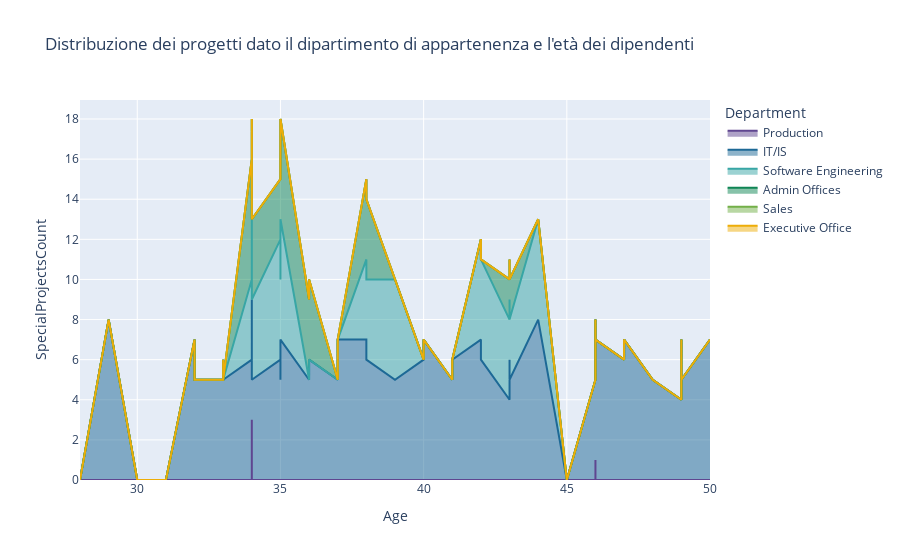

Here is the notebook cell this chart was saved with:
### Markdown cell above
Al fine di potenziare la visualizzazione e rendere più distinguibili le aree più piccole, si è deciso di implementare una versione interattiva del medesimo grafico.

### Code cell
fig = px.area(df, x="Age", y="SpecialProjectsCount", color="Department", title="Distribuzione dei progetti dato il dipartimento di appartenenza e l'età dei dipendenti",color_discrete_sequence=px.colors.qualitative.Prism)
fig.show()

### Figure 1 — Plotly figure (JSON) as saved in the notebook; plotly's stock layout.template omitted (floating-point values rounded to 4 significant figures; data arrays with more than 128 entries replaced by an {"elided": "..."} marker saying what was removed)
{"data": [{"fillpattern": {"shape": ""}, "hovertemplate": "Department=Production       <br>Age=%{x}<br>SpecialProjectsCount=%{y}<extra></extra>", "legendgroup": "Production       ", "line": {"color": "rgb(95, 70, 144)"}, "marker": {"symbol": "circle"}, "mode": "lines", "name": "Production       ", "orientation": "v", "showlegend": true, "stackgroup": "1", "type": "scatter", "x": {"elided": "209 int values"}, "xaxis": "x", "y": {"elided": "209 int values"}, "yaxis": "y"}, {"fillpattern": {"shape": ""}, "hovertemplate": "Department=IT/IS<br>Age=%{x}<br>SpecialProjectsCount=%{y}<extra></extra>", "legendgroup": "IT/IS", "line": {"color": "rgb(29, 105, 150)"}, "marker": {"symbol": "circle"}, "mode": "lines", "name": "IT/IS", "orientation": "v", "showlegend": true, "stackgroup": "1", "type": "scatter", "x": [47, 34, 33, 36, 42, 35, 50, 36, 35, 43, 29, 38, 33, 48, 34, 41, 46, 49, 32, 41, 32, 38, 35, 36, 34, 33, 35, 43, 47, 37, 37, 42, 40, 49, 49, 49, 41, 34, 41, 47, 49, 39, 34, 34, 46, 35, 40, 44, 42, 43], "xaxis": "x", "y": [6, 6, 5, 5, 7, 6, 7, 6, 6, 4, 8, 7, 6, 5, 6, 5, 5, 4, 7, 5, 5, 6, 5, 6, 7, 5, 6, 6, 6, 5, 7, 6, 6, 7, 5, 7, 6, 5, 6, 7, 5, 5, 6, 5, 7, 7, 7, 8, 6, 5], "yaxis": "y"}, {"fillpattern": {"shape": ""}, "hovertemplate": "Department=Software Engineering<br>Age=%{x}<br>SpecialProjectsCount=%{y}<extra></extra>", "legendgroup": "Software Engineering", "line": {"color": "rgb(56, 166, 165)"}, "marker": {"symbol": "circle"}, "mode": "lines", "name": "Software Engineering", "orientation": "v", "showlegend": true, "stackgroup": "1", "type": "scatter", "x": [43, 44, 35, 42, 35, 34, 43, 37, 35, 39, 38], "xaxis": "x", "y": [4, 5, 6, 5, 4, 4, 3, 0, 6, 5, 4], "yaxis": "y"}, {"fillpattern": {"shape": ""}, "hovertemplate": "Department=Admin Offices<br>Age=%{x}<br>SpecialProjectsCount=%{y}<extra></extra>", "legendgroup": "Admin Offices", "line": {"color": "rgb(15, 133, 84)"}, "marker": {"symbol": "circle"}, "mode": "lines", "name": "Admin Offices", "orientation": "v", "showlegend": true, "stackgroup": "1", "type": "scatter", "x": [35, 34, 43, 36, 38, 37, 34, 34, 35], "xaxis": "x", "y": [3, 6, 2, 4, 4, 0, 5, 4, 5], "yaxis": "y"}, {"fillpattern": {"shape": ""}, "hovertemplate": "Department=Sales<br>Age=%{x}<br>SpecialProjectsCount=%{y}<extra></extra>", "legendgroup": "Sales", "line": {"color": "rgb(115, 175, 72)"}, "marker": {"symbol": "circle"}, "mode": "lines", "name": "Sales", "orientation": "v", "showlegend": true, "stackgroup": "1", "type": "scatter", "x": [41, 40, 48, 32, 46, 35, 33, 46, 41, 49, 32, 46, 33, 43, 32, 42, 46, 33, 37, 33, 32, 40, 33, 32, 37, 48, 33, 42, 45, 31, 32], "xaxis": "x", "y": [0, 0, 0, 0, 0, 0, 0, 0, 0, 0, 0, 0, 0, 0, 0, 0, 0, 0, 0, 0, 0, 0, 0, 0, 0, 0, 0, 0, 0, 0, 0], "yaxis": "y"}, {"fillpattern": {"shape": ""}, "hovertemplate": "Department=Executive Office<br>Age=%{x}<br>SpecialProjectsCount=%{y}<extra></extra>", "legendgroup": "Executive Office", "line": {"color": "rgb(237, 173, 8)"}, "marker": {"symbol": "circle"}, "mode": "lines", "name": "Executive Office", "orientation": "v", "showlegend": true, "stackgroup": "1", "type": "scatter", "x": [32], "xaxis": "x", "y": [0], "yaxis": "y"}], "layout": {"autosize": true, "legend": {"title": {"text": "Department"}, "tracegroupgap": 0}, "title": {"text": "Distribuzione dei progetti dato il dipartimento di appartenenza e l'età dei dipendenti"}, "xaxis": {"anchor": "y", "autorange": true, "domain": [0, 1], "range": [28, 50], "title": {"text": "Age"}, "type": "linear"}, "yaxis": {"anchor": "x", "autorange": true, "domain": [0, 1], "range": [0, 18.95], "title": {"text": "SpecialProjectsCount"}, "type": "linear"}}}
